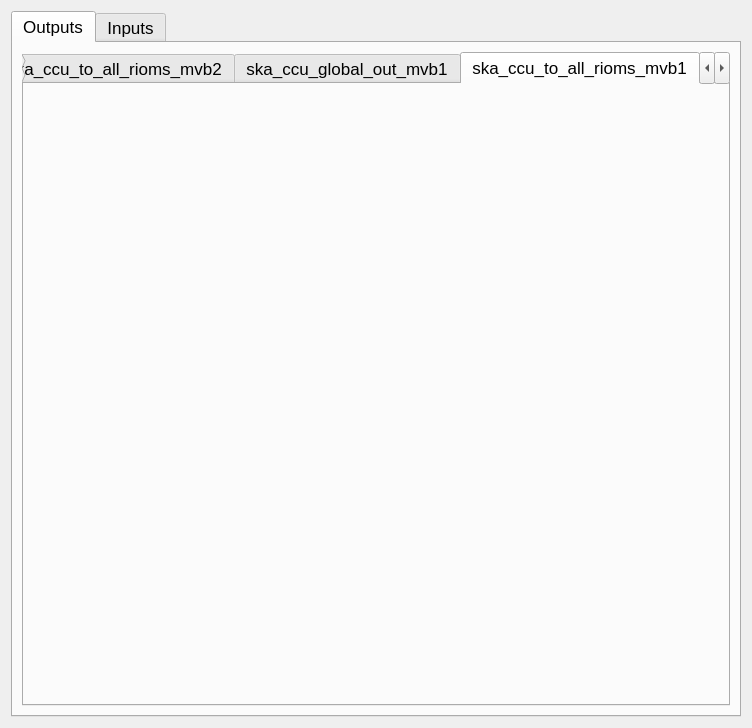
<?xml version="1.0" encoding="UTF-8"?>
<ui version="4.0">
 <class>ReadShmDialog</class>
 <widget class="QWidget" name="ReadShmDialog">
  <property name="geometry">
   <rect>
    <x>0</x>
    <y>0</y>
    <width>752</width>
    <height>728</height>
   </rect>
  </property>
  <property name="font">
   <font>
    <pointsize>13</pointsize>
   </font>
  </property>
  <property name="windowTitle">
   <string>ReadFromSharedMem</string>
  </property>
  <property name="styleSheet">
   <string notr="true"/>
  </property>
  <layout class="QGridLayout" name="gridLayout_3">
   <item row="0" column="0">
    <layout class="QVBoxLayout" name="verticalLayout_main">
     <item>
      <widget class="QTabWidget" name="tabWidget_7">
       <property name="currentIndex">
        <number>0</number>
       </property>
       <widget class="QWidget" name="tab_4">
        <attribute name="title">
         <string>Outputs</string>
        </attribute>
        <layout class="QGridLayout" name="gridLayout">
         <item row="0" column="0">
          <layout class="QVBoxLayout" name="verticalLayout">
           <item>
            <widget class="QTabWidget" name="tabWidget_ccu_out">
             <property name="font">
              <font>
               <pointsize>13</pointsize>
              </font>
             </property>
             <property name="styleSheet">
              <string notr="true"/>
             </property>
             <property name="currentIndex">
              <number>9</number>
             </property>
             <widget class="QWidget" name="tab_1">
              <attribute name="title">
               <string>ska_ccu_vh_riom_mvb1_d_outputs</string>
              </attribute>
              <layout class="QVBoxLayout" name="verticalLayout_3">
               <item>
                <widget class="QTabWidget" name="tabWidget">
                 <property name="currentIndex">
                  <number>0</number>
                 </property>
                 <widget class="QWidget" name="tab_8">
                  <attribute name="title">
                   <string>SKA1</string>
                  </attribute>
                  <layout class="QGridLayout" name="gridLayout_9">
                   <item row="0" column="0">
                    <layout class="QVBoxLayout" name="verticalLayout_ska1_ccu_vh_riom_mvb1_d_outputs"/>
                   </item>
                  </layout>
                 </widget>
                 <widget class="QWidget" name="tab_9">
                  <attribute name="title">
                   <string>SKA2</string>
                  </attribute>
                  <layout class="QGridLayout" name="gridLayout_10">
                   <item row="0" column="0">
                    <layout class="QVBoxLayout" name="verticalLayout_ska2_ccu_vh_riom_mvb1_d_outputs"/>
                   </item>
                  </layout>
                 </widget>
                </widget>
               </item>
              </layout>
             </widget>
             <widget class="QWidget" name="tab_2">
              <attribute name="title">
               <string>ska_ccu_vh_riom_mvb2_dcu_hvac_dcu</string>
              </attribute>
              <layout class="QGridLayout" name="gridLayout_2">
               <item row="0" column="0">
                <widget class="QTabWidget" name="tabWidget_2">
                 <property name="currentIndex">
                  <number>0</number>
                 </property>
                 <widget class="QWidget" name="tab_10">
                  <attribute name="title">
                   <string>SKA1</string>
                  </attribute>
                  <layout class="QGridLayout" name="gridLayout_11">
                   <item row="0" column="0">
                    <layout class="QVBoxLayout" name="verticalLayout_ska1_ccu_vh_riom_mvb2_dcu"/>
                   </item>
                  </layout>
                 </widget>
                 <widget class="QWidget" name="tab_11">
                  <attribute name="title">
                   <string>SKA2</string>
                  </attribute>
                  <layout class="QGridLayout" name="gridLayout_12">
                   <item row="0" column="0">
                    <layout class="QVBoxLayout" name="verticalLayout_ska2_ccu_vh_riom_mvb2_dcu"/>
                   </item>
                  </layout>
                 </widget>
                </widget>
               </item>
              </layout>
             </widget>
             <widget class="QWidget" name="tab_3">
              <attribute name="title">
               <string>ska_ccu_dd_riom_mvb1_d_outputs</string>
              </attribute>
              <widget class="QTabWidget" name="tabWidget_3">
               <property name="geometry">
                <rect>
                 <x>70</x>
                 <y>40</y>
                 <width>281</width>
                 <height>311</height>
                </rect>
               </property>
               <property name="currentIndex">
                <number>1</number>
               </property>
               <widget class="QWidget" name="tab_12">
                <attribute name="title">
                 <string>SKA1</string>
                </attribute>
                <layout class="QGridLayout" name="gridLayout_13">
                 <item row="0" column="0">
                  <layout class="QVBoxLayout" name="verticalLayout_ska1_ccu_dd_riom_mvb1_d_outputs"/>
                 </item>
                </layout>
               </widget>
               <widget class="QWidget" name="tab_13">
                <attribute name="title">
                 <string>SKA2</string>
                </attribute>
                <layout class="QGridLayout" name="gridLayout_14">
                 <item row="0" column="0">
                  <layout class="QVBoxLayout" name="verticalLayout_ska2_ccu_dd_riom_mvb1_d_outputs"/>
                 </item>
                </layout>
               </widget>
              </widget>
             </widget>
             <widget class="QWidget" name="OA1">
              <attribute name="title">
               <string>oa_ccu_vh_riom_mvb1_d_outputs</string>
              </attribute>
              <layout class="QGridLayout" name="gridLayout_4">
               <item row="0" column="0">
                <widget class="QTabWidget" name="tabWidget_4">
                 <property name="currentIndex">
                  <number>0</number>
                 </property>
                 <widget class="QWidget" name="tab_14">
                  <attribute name="title">
                   <string>OA1</string>
                  </attribute>
                  <layout class="QGridLayout" name="gridLayout_15">
                   <item row="0" column="0">
                    <layout class="QVBoxLayout" name="verticalLayout_oa1_ccu_vh_riom_mvb1_d_outputs"/>
                   </item>
                  </layout>
                 </widget>
                 <widget class="QWidget" name="tab_15">
                  <attribute name="title">
                   <string>OA2</string>
                  </attribute>
                  <layout class="QGridLayout" name="gridLayout_16">
                   <item row="0" column="0">
                    <layout class="QVBoxLayout" name="verticalLayout_oa2_ccu_vh_riom_mvb1_d_outputs"/>
                   </item>
                  </layout>
                 </widget>
                </widget>
               </item>
              </layout>
             </widget>
             <widget class="QWidget" name="tab_5">
              <attribute name="title">
               <string>oa_ccu_vh_riom_mvb2_dcu_hvac_dcu</string>
              </attribute>
              <layout class="QGridLayout" name="gridLayout_5">
               <item row="0" column="0">
                <widget class="QTabWidget" name="tabWidget_5">
                 <property name="currentIndex">
                  <number>0</number>
                 </property>
                 <widget class="QWidget" name="tab_16">
                  <attribute name="title">
                   <string>OA1</string>
                  </attribute>
                  <layout class="QGridLayout" name="gridLayout_17">
                   <item row="0" column="0">
                    <layout class="QVBoxLayout" name="verticalLayout_oa1_ccu_vh_riom_mvb2_dcu"/>
                   </item>
                  </layout>
                 </widget>
                 <widget class="QWidget" name="tab_17">
                  <attribute name="title">
                   <string>OA2</string>
                  </attribute>
                  <layout class="QGridLayout" name="gridLayout_18">
                   <item row="0" column="0">
                    <layout class="QVBoxLayout" name="verticalLayout_oa2_ccu_vh_riom_mvb2_dcu"/>
                   </item>
                  </layout>
                 </widget>
                </widget>
               </item>
              </layout>
             </widget>
             <widget class="QWidget" name="tab">
              <attribute name="title">
               <string>ccu_to_oa_etcs</string>
              </attribute>
              <layout class="QGridLayout" name="gridLayout_6">
               <item row="0" column="0">
                <widget class="QTabWidget" name="tabWidget_6">
                 <property name="currentIndex">
                  <number>0</number>
                 </property>
                 <widget class="QWidget" name="tab_18">
                  <attribute name="title">
                   <string>Tab 1</string>
                  </attribute>
                  <layout class="QGridLayout" name="gridLayout_19">
                   <item row="0" column="0">
                    <layout class="QVBoxLayout" name="verticalLayout_ccu_to_oa1_etcs"/>
                   </item>
                  </layout>
                 </widget>
                 <widget class="QWidget" name="tab_19">
                  <attribute name="title">
                   <string>Tab 2</string>
                  </attribute>
                  <layout class="QGridLayout" name="gridLayout_20">
                   <item row="0" column="0">
                    <layout class="QVBoxLayout" name="verticalLayout_ccu_to_oa2_etcs"/>
                   </item>
                  </layout>
                 </widget>
                </widget>
               </item>
              </layout>
             </widget>
             <widget class="QWidget" name="tab_6">
              <attribute name="title">
               <string>ska_ccu_global_out_mvb2</string>
              </attribute>
              <layout class="QGridLayout" name="gridLayout_7">
               <item row="0" column="0">
                <layout class="QVBoxLayout" name="verticalLayout_ska_ccu_global_out_mvb2"/>
               </item>
              </layout>
             </widget>
             <widget class="QWidget" name="tab_7">
              <attribute name="title">
               <string>ska_ccu_to_all_rioms_mvb2</string>
              </attribute>
              <layout class="QGridLayout" name="gridLayout_8">
               <item row="0" column="0">
                <layout class="QVBoxLayout" name="verticalLayout_ska_ccu_global_all_rioms_mvb2_fds"/>
               </item>
              </layout>
             </widget>
             <widget class="QWidget" name="tab_23">
              <attribute name="title">
               <string>ska_ccu_global_out_mvb1</string>
              </attribute>
              <layout class="QGridLayout" name="gridLayout_21">
               <item row="0" column="0">
                <layout class="QVBoxLayout" name="verticalLayout_ska_ccu_global_out_mvb1"/>
               </item>
              </layout>
             </widget>
             <widget class="QWidget" name="tab_24">
              <attribute name="title">
               <string>ska_ccu_to_all_rioms_mvb1</string>
              </attribute>
              <layout class="QGridLayout" name="gridLayout_22">
               <item row="0" column="0">
                <layout class="QVBoxLayout" name="verticalLayout_ska_ccu_global_all_rioms_mvb1_dcu"/>
               </item>
              </layout>
             </widget>
             <widget class="QWidget" name="tab_25">
              <attribute name="title">
               <string>ccu_to_all_bcus</string>
              </attribute>
              <layout class="QGridLayout" name="gridLayout_23">
               <item row="0" column="0">
                <layout class="QVBoxLayout" name="verticalLayout_ccu_to_all_bcus"/>
               </item>
              </layout>
             </widget>
             <widget class="QWidget" name="tab_26">
              <attribute name="title">
               <string>ccu_to_all_etcs</string>
              </attribute>
              <layout class="QGridLayout" name="gridLayout_24">
               <item row="0" column="0">
                <layout class="QVBoxLayout" name="verticalLayout_ccu_to_all_etcs"/>
               </item>
              </layout>
             </widget>
             <widget class="QWidget" name="tab_27">
              <attribute name="title">
               <string>ccu_to_all_jrus_1</string>
              </attribute>
              <layout class="QGridLayout" name="gridLayout_25">
               <item row="0" column="0">
                <layout class="QVBoxLayout" name="verticalLayout_ccu_to_all_jrus_1"/>
               </item>
              </layout>
             </widget>
             <widget class="QWidget" name="tab_28">
              <attribute name="title">
               <string>ccu_to_all_jrus_2</string>
              </attribute>
              <layout class="QGridLayout" name="gridLayout_26">
               <item row="0" column="0">
                <layout class="QVBoxLayout" name="verticalLayout_ccu_to_all_jrus_2"/>
               </item>
              </layout>
             </widget>
             <widget class="QWidget" name="tab_29">
              <attribute name="title">
               <string>ccu_to_all_jrus_3</string>
              </attribute>
              <layout class="QGridLayout" name="gridLayout_27">
               <item row="0" column="0">
                <layout class="QVBoxLayout" name="verticalLayout_ccu_to_all_jrus_3"/>
               </item>
              </layout>
             </widget>
             <widget class="QWidget" name="tab_30">
              <attribute name="title">
               <string>ccu_to_all_jrus_4</string>
              </attribute>
              <layout class="QGridLayout" name="gridLayout_28">
               <item row="0" column="0">
                <layout class="QVBoxLayout" name="verticalLayout_ccu_to_all_jrus_4"/>
               </item>
              </layout>
             </widget>
             <widget class="QWidget" name="tab_31">
              <attribute name="title">
               <string>ccu_to_all_jrus_5</string>
              </attribute>
              <layout class="QGridLayout" name="gridLayout_29">
               <item row="0" column="0">
                <layout class="QVBoxLayout" name="verticalLayout_ccu_to_all_jrus_5"/>
               </item>
              </layout>
             </widget>
             <widget class="QWidget" name="tab_32">
              <attribute name="title">
               <string>ska_ccu_do_card</string>
              </attribute>
              <layout class="QGridLayout" name="gridLayout_30">
               <item row="0" column="0">
                <widget class="QTabWidget" name="tabWidget_9">
                 <property name="currentIndex">
                  <number>0</number>
                 </property>
                 <widget class="QWidget" name="tab_33">
                  <attribute name="title">
                   <string>SKA_1</string>
                  </attribute>
                  <layout class="QGridLayout" name="gridLayout_31">
                   <item row="0" column="0">
                    <layout class="QVBoxLayout" name="verticalLayout_ska1_ccu_do_card"/>
                   </item>
                  </layout>
                 </widget>
                 <widget class="QWidget" name="tab_34">
                  <attribute name="title">
                   <string>SKA_2</string>
                  </attribute>
                  <layout class="QGridLayout" name="gridLayout_32">
                   <item row="0" column="0">
                    <layout class="QVBoxLayout" name="verticalLayout_ska2_ccu_do_card"/>
                   </item>
                  </layout>
                 </widget>
                </widget>
               </item>
              </layout>
             </widget>
            </widget>
           </item>
          </layout>
         </item>
        </layout>
       </widget>
       <widget class="QWidget" name="tab_20">
        <attribute name="title">
         <string>Inputs</string>
        </attribute>
        <layout class="QVBoxLayout" name="verticalLayout_5">
         <item>
          <layout class="QVBoxLayout" name="verticalLayout_4">
           <item>
            <widget class="QTabWidget" name="tabWidget_8">
             <property name="currentIndex">
              <number>0</number>
             </property>
             <widget class="QWidget" name="tab_21">
              <attribute name="title">
               <string>Tab 1</string>
              </attribute>
             </widget>
             <widget class="QWidget" name="tab_22">
              <attribute name="title">
               <string>Tab 2</string>
              </attribute>
             </widget>
            </widget>
           </item>
          </layout>
         </item>
        </layout>
       </widget>
      </widget>
     </item>
    </layout>
   </item>
  </layout>
 </widget>
 <resources/>
 <connections/>
</ui>
